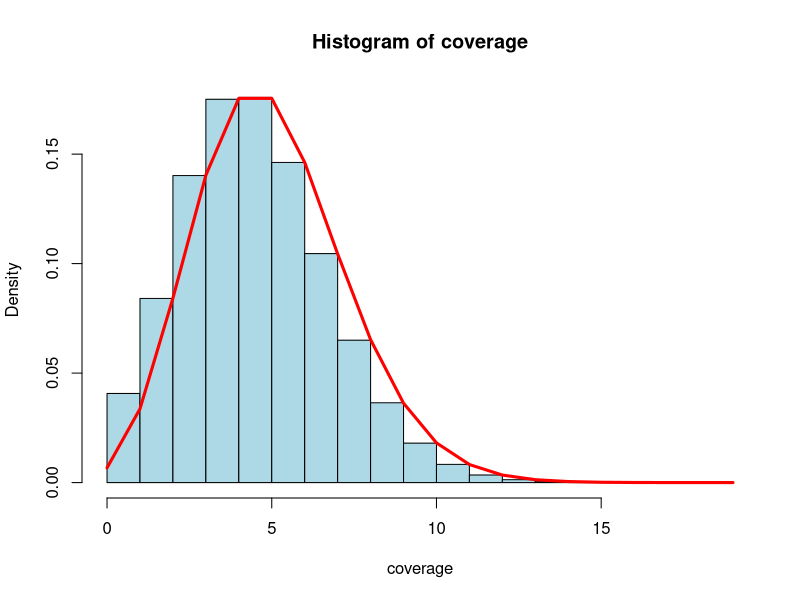
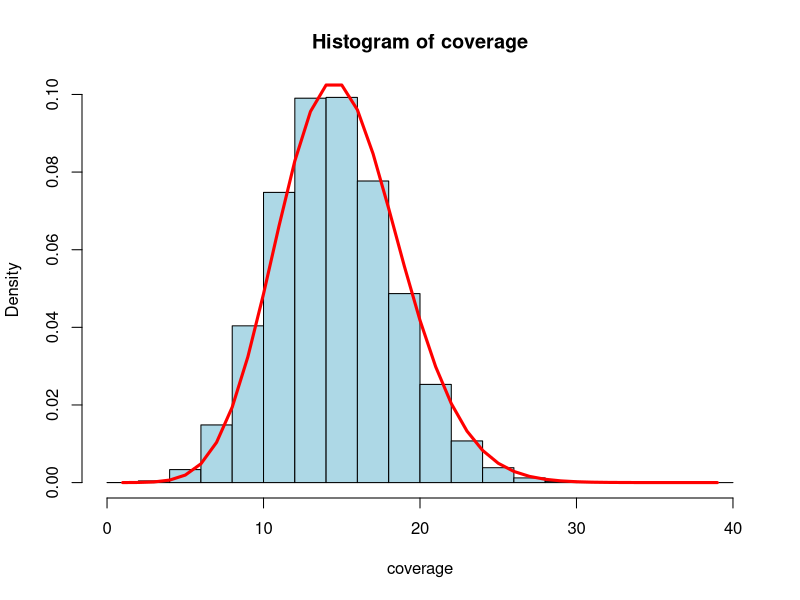

Recreate these plots in R, in order.
## ---- chunk 1

set.seed(100)
s = 1000000
n = 5
a = sample(1:s, n*s,replace=TRUE)
coverage = rep(0,s)
for (i in a ){coverage[i] = coverage[i]+1}
hist(coverage,prob=T,col="light blue")
xfit<-seq(min(coverage),max(coverage))
yfit<-dpois(xfit,n)
lines(xfit,yfit,col="red",lwd=3)

length(which(coverage==0))
mean(coverage)
## ---- chunk 2
set.seed(100)
s = 1000000
n = 15
a = sample(1:s, n*s,replace=TRUE)
coverage = rep(0,s)
for (i in a ){coverage[i] = coverage[i]+1}
hist(coverage,prob=T,col="light blue")
xfit<-seq(min(coverage),max(coverage))
yfit<-dpois(xfit,n)
lines(xfit,yfit,col="red",lwd=3)

length(which(coverage==0))
mean(coverage)
